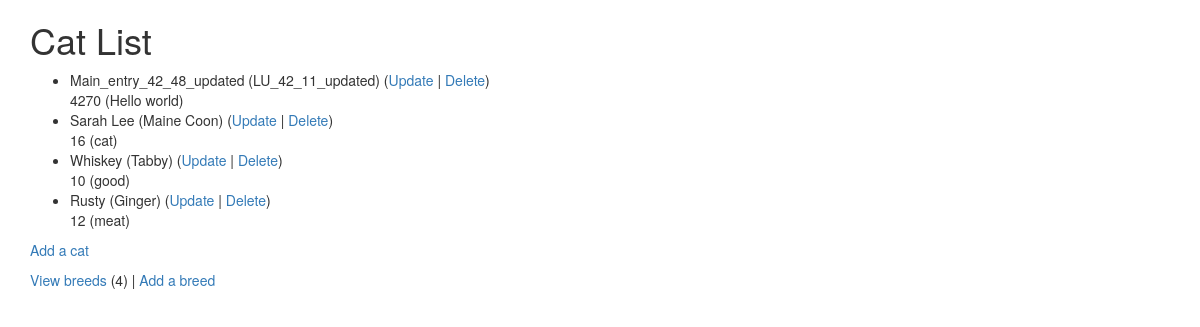
The page /cats/ (signed in) on the database its author committed.
### cats/models.py (models this page shows, shortened)
class Cat(models.Model):
    nickname = models.CharField(
            max_length=200,
            validators=[MinLengthValidator(2, "Nickname must be greater than 1 character")]
    )
    weight = models.PositiveIntegerField()
    foods = models.CharField(max_length=300)
    breed = models.ForeignKey('Breed', on_delete=models.CASCADE, null=False)

class Breed(models.Model):
    name = models.CharField(
            max_length=200,
            validators=[MinLengthValidator(2, "Breed must be greater than 1 character")]
    )
    def __str__(self):
        return self.name

### cats/views.py (the view)
# urls.py: path('', views.CatList.as_view(), name='all'),
class CatList(LoginRequiredMixin, View):
    def get(self, request):
        mc = Breed.objects.all().count()
        al = Cat.objects.all()
        ctx = {'breed_count': mc, 'cat_list': al}
        return render(request, 'cats/cat_list.html', ctx)

### cats/templates/cats/cat_list.html
{% extends "base_bootstrap.html" %}
{% block content %}
  <h1>Cat List</h1>
  {% if cat_list %}
  <ul>
    {% for cat in cat_list %}
      <li>
          {{ cat.nickname }} ({{ cat.breed }})
          (<a href="{% url 'cats:cat_update' cat.id %}">Update</a> |
          <a href="{% url 'cats:cat_delete' cat.id %}">Delete</a>) <br/>
          {{ cat.weight }} ({{ cat.foods }})
      </li>
    {% endfor %}
  </ul>
  {% else %}
    <p>There are no cats in the library.</p>
  {% endif %}
  <p>
    {% if breed_count > 0 %}
      <a href="{% url 'cats:cat_create' %}">Add a cat</a>
    {% else %}
      Please add a breed before you add a cat.
    {% endif %}
  </p>
  <p>
  <a href="{% url 'cats:breed_list' %}">View breeds</a> ({{ breed_count }}) |
    <a href="{% url 'cats:breed_create' %}">Add a breed</a>
  </p>
{% endblock %}

### home/templates/base_bootstrap.html (shortened to what this page needs)
<!DOCTYPE html>
<html>
<head>
<link rel="stylesheet"
    href="https://maxcdn.bootstrapcdn.com/bootstrap/3.4.0/css/bootstrap.min.css"
>
<link rel="stylesheet"
    href="https://maxcdn.bootstrapcdn.com/bootstrap/3.4.0/css/bootstrap-theme.min.css"
>
<link rel="stylesheet"
    href="https://code.jquery.com/ui/1.12.1/themes/ui-lightness/jquery-ui.css"
>
<link rel="stylesheet" href="https://use.fontawesome.com/releases/v5.8.1/css/all.css">
<link rel="stylesheet" href="https://use.fontawesome.com/releases/v5.8.1/css/v4-shims.css">
</head>
<body>
<div class="container">
{% block content %}
{% endblock %}
</div>
</body>
</html>

### rows shown on the page
Cat: nickname "Main_entry_42_48_updated", breed "LU_42_11_updated", weight "4270", foods "Hello world"
Cat: nickname "Sarah Lee", breed "Maine Coon", weight "16", foods "cat"
Cat: nickname "Whiskey", breed "Tabby", weight "10", foods "good"
Cat: nickname "Rusty", breed "Ginger", weight "12", foods "meat"

### other values the page prints
{{ breed_count }} "4"
